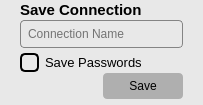
       <widget class="QFrame" name="frame_2">
        <property name="styleSheet">
         <string notr="true">QFrame {
	background-color:rgb(232, 232, 232);
}</string>
        </property>
        <property name="frameShape">
         <enum>QFrame::NoFrame</enum>
        </property>
        <property name="frameShadow">
         <enum>QFrame::Raised</enum>
        </property>
        <layout class="QVBoxLayout" name="verticalLayout">
         <property name="spacing">
          <number>0</number>
         </property>
         <property name="topMargin">
          <number>0</number>
         </property>
         <property name="bottomMargin">
          <number>6</number>
         </property>
         <item>
          <widget class="QFrame" name="frame_6">
           <property name="frameShape">
            <enum>QFrame::NoFrame</enum>
           </property>
           <property name="frameShadow">
            <enum>QFrame::Raised</enum>
           </property>
           <layout class="QHBoxLayout" name="horizontalLayout_10">
            <property name="topMargin">
             <number>0</number>
            </property>
            <property name="bottomMargin">
             <number>0</number>
            </property>
            <item>
             <widget class="QLabel" name="label_7">
              <property name="font">
               <font>
                <pointsize>11</pointsize>
                <weight>75</weight>
                <bold>true</bold>
               </font>
              </property>
              <property name="text">
               <string>Save Connection</string>
              </property>
             </widget>
            </item>
            <item>
             <spacer name="horizontalSpacer_9">
              <property name="orientation">
               <enum>Qt::Horizontal</enum>
              </property>
              <property name="sizeHint" stdset="0">
               <size>
                <width>40</width>
                <height>20</height>
               </size>
              </property>
             </spacer>
            </item>
           </layout>
          </widget>
         </item>
         <item>
          <widget class="QFrame" name="frame_7">
           <property name="frameShape">
            <enum>QFrame::NoFrame</enum>
           </property>
           <property name="frameShadow">
            <enum>QFrame::Raised</enum>
           </property>
           <layout class="QHBoxLayout" name="horizontalLayout_12">
            <property name="topMargin">
             <number>0</number>
            </property>
            <property name="bottomMargin">
             <number>5</number>
            </property>
            <item>
             <widget class="QLineEdit" name="connection_save_name">
              <property name="styleSheet">
               <string notr="true">QLineEdit {
	border-radius:4px;
	background-color:rgb(232, 232, 232);
	border:1px solid rgb(132, 132, 132);
	padding:5px;
}
</string>
              </property>
              <property name="placeholderText">
               <string>Connection Name</string>
              </property>
             </widget>
            </item>
           </layout>
          </widget>
         </item>
         <item>
          <widget class="QFrame" name="frame_8">
           <property name="frameShape">
            <enum>QFrame::NoFrame</enum>
           </property>
           <property name="frameShadow">
            <enum>QFrame::Raised</enum>
           </property>
           <layout class="QHBoxLayout" name="horizontalLayout_9">
            <property name="topMargin">
             <number>0</number>
            </property>
            <property name="bottomMargin">
             <number>0</number>
            </property>
            <item>
             <widget class="QCheckBox" name="save_passwords">
              <property name="font">
               <font>
                <pointsize>10</pointsize>
               </font>
              </property>
              <property name="styleSheet">
               <string notr="true">QCheckBox {
	border:none;
}

QCheckBox::indicator {
	border-radius:5px;
	border:2px solid black;
	width:15px;
	height:15px;
}

QCheckBox::indicator:checked {
    background-color:black;
}


QCheckBox::indicator:checked:pressed {
    image: url(:/images/checked_box.png);
}

</string>
              </property>
              <property name="text">
               <string>Save Passwords</string>
              </property>
             </widget>
            </item>
            <item>
             <spacer name="horizontalSpacer_8">
              <property name="orientation">
               <enum>Qt::Horizontal</enum>
              </property>
              <property name="sizeHint" stdset="0">
               <size>
                <width>40</width>
                <height>20</height>
               </size>
              </property>
             </spacer>
            </item>
           </layout>
          </widget>
         </item>
         <item>
          <widget class="QFrame" name="frame_9">
           <property name="frameShape">
            <enum>QFrame::NoFrame</enum>
           </property>
           <property name="frameShadow">
            <enum>QFrame::Raised</enum>
           </property>
           <layout class="QHBoxLayout" name="horizontalLayout_11">
            <property name="topMargin">
             <number>0</number>
            </property>
            <property name="bottomMargin">
             <number>0</number>
            </property>
            <item>
             <spacer name="horizontalSpacer_10">
              <property name="orientation">
               <enum>Qt::Horizontal</enum>
              </property>
              <property name="sizeHint" stdset="0">
               <size>
                <width>40</width>
                <height>20</height>
               </size>
              </property>
             </spacer>
            </item>
            <item>
             <widget class="QPushButton" name="btn_save_connection">
              <property name="styleSheet">
               <string notr="true">QPushButton {
	border-radius:4px;
	background-color:rgb(175, 175, 175);
	font: 75 9pt &quot;Arial&quot;;
	padding:6px 15px 6px 15px;
	width:50px;
}

QPushButton::hover {
	border-radius:4px;
	background-color:rgb(145, 145, 145);
	font: 75 9pt &quot;Arial&quot;;
	padding:6px 15px 6px 15px;
	width:50px;
}

QPushButton::pressed {
	border-radius:4px;
	background-color:rgb(105, 105, 105);
	font: 70 9pt &quot;Arial&quot;;
	padding:6px 15px 6px 15px;
	width:50px;
}</string>
              </property>
              <property name="text">
               <string>Save</string>
              </property>
             </widget>
            </item>
           </layout>
          </widget>
         </item>
        </layout>
       </widget>
